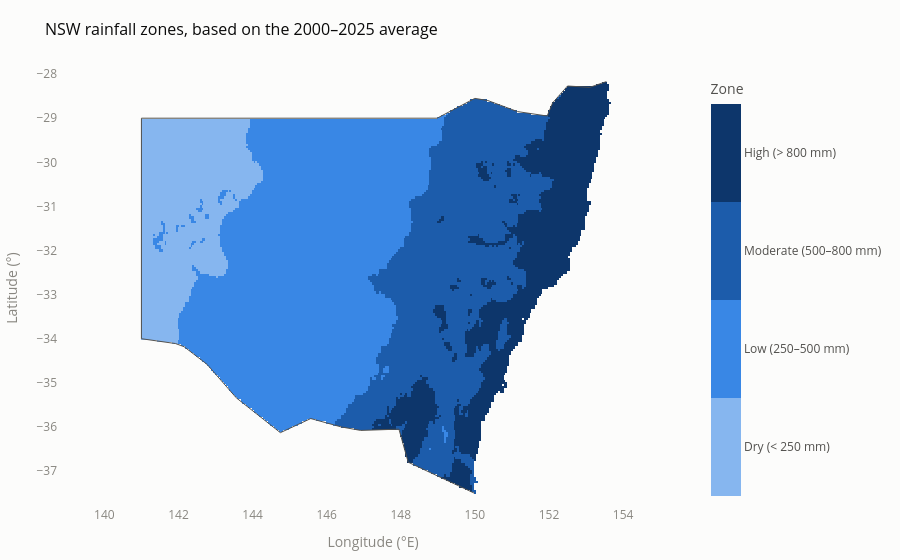

Write notebook code for a chart like this one.
### Markdown cell above
### Rainfall zones (dry / low / moderate / high)

These are the four groups from the research notes. `np.digitize` sorts each square into a band.
The thresholds are a choice, so change `ZONE_EDGES` to try different cut-offs.

### Code cell
ZONE_EDGES = [250, 500, 800]                      # mm/year boundaries between zones
ZONE_NAMES = ["Dry (< 250 mm)", "Low (250–500 mm)", "Moderate (500–800 mm)", "High (> 800 mm)"]
ZONE_COLOURS = ["#86b6ef", "#3987e5", "#1c5cab", "#0d366b"]

zone = xr.where(mean_annual.notnull(), np.digitize(mean_annual, ZONE_EDGES), np.nan)

# Share of NSW's land area in each zone (area-weighted)
weights = (zone.notnull() * area_weights)
zone_share = pl.DataFrame({
    "zone": ZONE_NAMES,
    "share_of_nsw_%": [round(float((weights * (zone == k)).sum() / weights.sum() * 100), 1) for k in range(4)],
})

# A heatmap with stepped colours: each zone value k fills the band [k/4, (k+1)/4] of the colour scale
steps = []
for k, c in enumerate(ZONE_COLOURS):
    steps += [[k / 4, c], [(k + 1) / 4, c]]

fig = go.Figure(go.Heatmap(
    x=zone["lon"], y=zone["lat"], z=zone.values, zmin=-0.5, zmax=3.5,
    colorscale=steps,
    customdata=mean_annual.values,
    text=np.array(ZONE_NAMES + [""], dtype=object)[np.nan_to_num(zone.values, nan=4).astype(int)],
    colorbar=dict(tickvals=[0, 1, 2, 3], ticktext=ZONE_NAMES, outlinewidth=0, title="Zone"),
    hovertemplate="%{y:.2f}°, %{x:.2f}°E<br><b>%{text}</b><br>%{customdata:.0f} mm per year<extra></extra>",
))
fig.add_trace(border_trace())
style_map(fig, "NSW rainfall zones, based on the 2000–2025 average")
fig.show()
zone_share

### Figure 1 — Plotly figure (JSON) as saved in the notebook; plotly's stock layout.template omitted (floating-point values rounded to 4 significant figures; data arrays with more than 128 entries replaced by an {"elided": "..."} marker saying what was removed)
{"data": [{"colorbar": {"outlinewidth": 0, "ticktext": ["Dry (< 250 mm)", "Low (250–500 mm)", "Moderate (500–800 mm)", "High (> 800 mm)"], "tickvals": [0, 1, 2, 3], "title": {"text": "Zone"}}, "colorscale": [[0, "#86b6ef"], [0.25, "#86b6ef"], [0.25, "#3987e5"], [0.5, "#3987e5"], [0.5, "#1c5cab"], [0.75, "#1c5cab"], [0.75, "#0d366b"], [1, "#0d366b"]], "customdata": {"elided": "195x271 float values"}, "hovertemplate": "%{y:.2f}°, %{x:.2f}°E<br><b>%{text}</b><br>%{customdata:.0f} mm per year<extra></extra>", "text": {"elided": "195x271 str values"}, "type": "heatmap", "x": {"elided": "271 float values"}, "y": {"elided": "195 float values"}, "z": {"elided": "195x271 float values"}, "zmax": 3.5, "zmin": -0.5}, {"hoverinfo": "skip", "line": {"color": "#52514e", "width": 1}, "mode": "lines", "showlegend": false, "type": "scatter", "x": [141, 149.0, 150, 150.3, 151.2, 151.9, 152.1, 152.5, 153.1, 153.6, null, null, 150.0, 148.2, 147.9, 146.9, 146.4, 145.6, 144.8, 143.6, 142.8, 142.2, 141.9, 141, 141], "y": [-29, -29, -28.55, -28.6, -28.85, -28.95, -28.65, -28.27, -28.3, -28.17, null, null, -37.5, -36.8, -36.05, -36.08, -36, -35.81, -36.13, -35.34, -34.58, -34.18, -34.11, -34, -29]}], "layout": {"font": {"color": "#52514e"}, "height": 560, "margin": {"b": 40, "l": 50, "r": 20, "t": 70}, "paper_bgcolor": "#fcfcfb", "plot_bgcolor": "#fcfcfb", "title": {"font": {"color": "#0b0b0b", "size": 16}, "text": "NSW rainfall zones, based on the 2000–2025 average"}, "xaxis": {"color": "#898781", "range": [140.5, 154], "showgrid": false, "title": {"text": "Longitude (°E)"}, "zeroline": false}, "yaxis": {"color": "#898781", "range": [-37.7, -28], "scaleanchor": "x", "scaleratio": 1.19, "showgrid": false, "title": {"text": "Latitude (°)"}, "zeroline": false}}}
